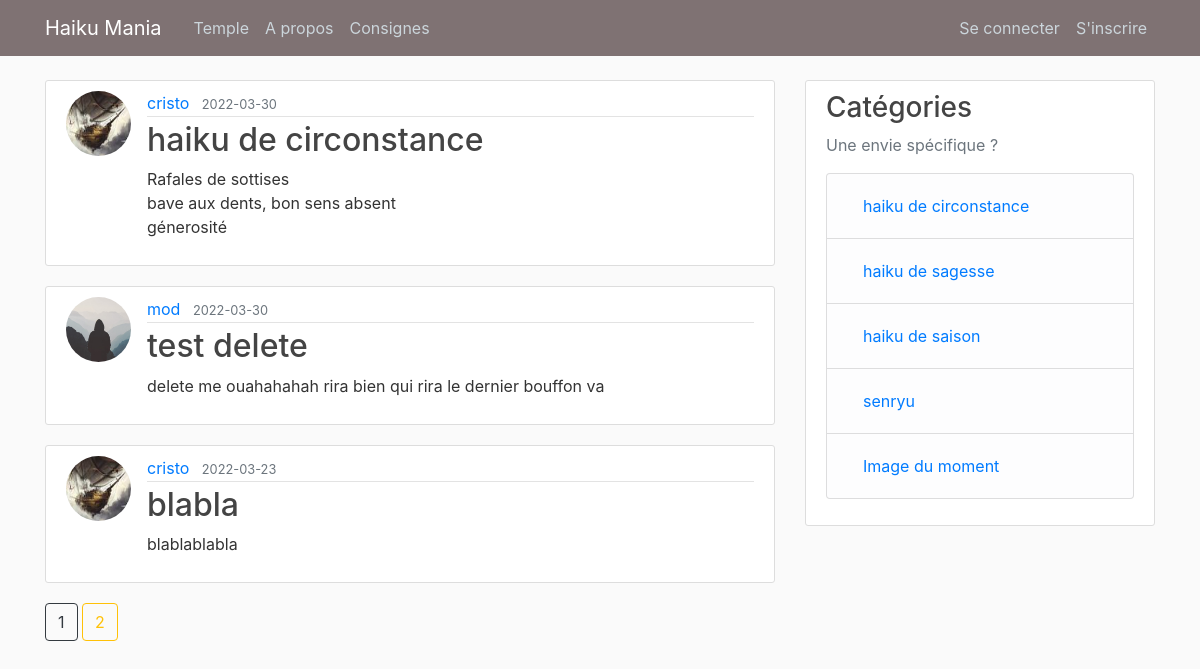
The page /home?page=2 on the database its author committed.
### flaskblog/models.py (models this page shows, shortened)
class Post(db.Model):
    id = db.Column(db.Integer, primary_key=True)
    title = db.Column(db.String(100), nullable=False)
    date_posted = db.Column(db.DateTime, nullable=False, default=datetime.utcnow)
    content = db.Column(db.Text, nullable=False)
    user_id = db.Column(db.Integer, db.ForeignKey('user.id'), nullable=False)

class User(db.Model, UserMixin):
    id = db.Column(db.Integer, primary_key=True)
    username = db.Column(db.String(20), unique=True, nullable=False)
    email = db.Column(db.String(120), unique=True, nullable=False)
    image_file = db.Column(db.String(20), nullable=False, default='default.jpg')
    password = db.Column(db.String(60), nullable=False)
    posts = db.relationship('Post', backref='author', lazy=True)

### flaskblog/main/routes.py (the view)
@main.route("/")
@main.route("/home")
def home():
    page = request.args.get('page', 1, type=int)
    posts = Post.query.order_by(Post.date_posted.desc()).paginate(page=page, per_page=5)
    return render_template('home.html', posts=posts)

### flaskblog/templates/home.html
{% extends "layout.html" %}
{% block content %}
    {% for post in posts.items %}
        <article class="media content-section">
          <img class="rounded-circle article-img" src="{{ url_for('static', filename='profile_pics/' + post.author.image_file) }}">
          <div class="media-body">
            <div class="article-metadata">
              <a class="mr-2" href="{{ url_for('users.user_posts', username=post.author.username) }}">{{ post.author.username }}</a>
              <small class="text-muted">{{ post.date_posted.strftime('%Y-%m-%d') }}</small>
            </div>
            <h2><a class="article-title" href="{{ url_for('posts.post', post_id=post.id) }}">{{ post.title }}</a></h2>
            <p class="article-content">{{ post.content }}</p>
          </div>
        </article>
    {% endfor %}
    {% for page_num in posts.iter_pages(left_edge=1, right_edge=1, left_current=1, right_current=2) %}
      {% if page_num %}
        {% if posts.page == page_num %}
          <a class="btn btn-outline-warning mb-4" href="{{ url_for('main.home', page=page_num) }}">{{ page_num }}</a>
        {% else %}
          <a class="btn btn-outline-dark mb-4" href="{{ url_for('main.home', page=page_num) }}">{{ page_num }}</a>
        {% endif %}
      {% else %}
        ...
      {% endif %}
    {% endfor %}
{% endblock content %}

### flaskblog/static/main.css (style rules this page uses)
body { background: #fafafa; color: #333333; margin-top: 5rem; }
h1, h2, h3, h4, h5, h6 { color: #444444; }
.content-section { background: #ffffff; padding: 10px 20px; border: 1px solid #dddddd; border-radius: 3px; margin-bottom: 20px; }
.article-title { color: #444444; }
.article-content { white-space: pre-line; }
.article-img { height: 65px; width: 65px; margin-right: 16px; }
.article-metadata { padding-bottom: 1px; margin-bottom: 4px; border-bottom: 1px solid #e3e3e3 }

### rows shown on the page
Post: image_file (picture), author.username "cristo", date_posted "2022-03-30", title "haiku de circonstance", content "Rafales de sottises bave aux dents, bon sens absent génerosité"
Post: image_file (placeholder picture), author.username "mod", date_posted "2022-03-30", title "test delete", content "delete me ouahahahah rira bien qui rira le dernier bouffon va"
Post: image_file (picture), author.username "cristo", date_posted "2022-03-23", title "blabla", content "blablablabla"

### other values the page prints
{{ page_num }} "1"
{{ page_num }} "2"
